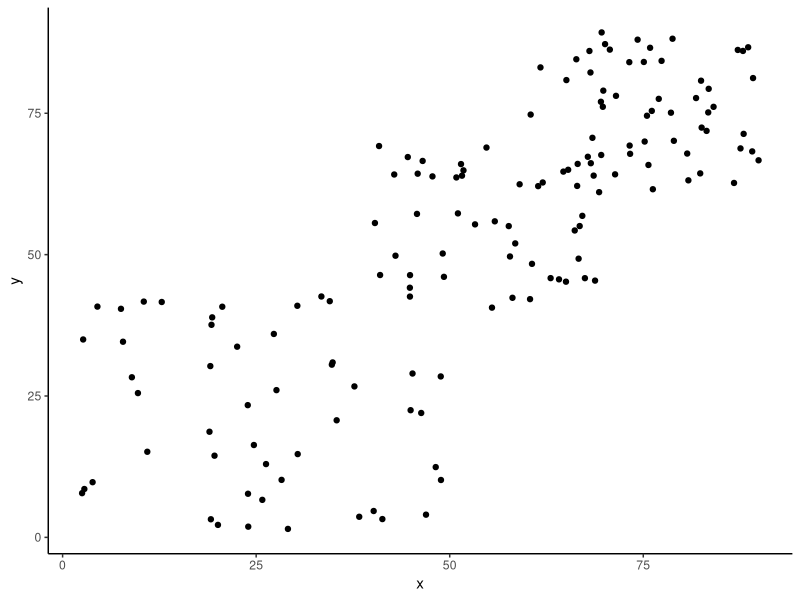

The R source for this figure:
## ---- chunk 1
knitr::opts_chunk$set(echo = TRUE)
library(dplyr)
library(ggplot2)
## ---- chunk 2
#create data from 3 distinct pools
set.seed(47)
x1 <- runif(50, 1, 50)
y1 <- runif(50, 1, 50)
x2 <- runif(50, 40, 70)
y2 <- runif(50, 40, 70)
x3 <- runif(50, 60, 90)
y3 <- runif(50, 60, 90)

#combine
x <- c(x1, x2, x3)
y <- c(y1, y2, y3)

#create df
df <- cbind(x,y)
df <- as.data.frame(df)

#plot
ggplot(data = df, aes(x, y)) + 
  geom_point() + 
  theme(panel.grid.major = element_blank(), panel.grid.minor = element_blank(),
        panel.background = element_blank(), axis.line = element_line(colour = "black"))
## ---- chunk 3
#define euclidean distance function
euc.dist <- function(x1, x2){
  distance <- sqrt(sum((x1 - x2)^2))
  return(distance)
}

#wrap everything in a function
kmeans <- function(df,k,runs){
  
  n <- nrow(df)
  
  #choose centroid
  set.seed(47)
  cent.x <- runif(k, 1, 100)
  cent.y <- runif(k, 1, 100)
  centroids <- as.data.frame(cbind(cent.x, cent.y))

#the algorithm
for(i in 1:runs){
   #calculate distance
    dm <- matrix(NA, n, nrow(centroids))
    
    for(j in 1:nrow(centroids)){
      for(i in 1:n){
        dm[i,j] <- euc.dist(df[i,], centroids[j,])
      }
    }
    dm <- as.data.frame(dm)
    
    #find clusters
    clust <- NULL
    clust <- apply(dm, 1, which.min)
    
    #bind cluster assignment to original dataframe
    df_new <- cbind(df, clust)
    
    #recalculate new centroids
    for(i in 1:k){
      test <- df_new %>%
        filter(clust == i) %>%
        colMeans()
      test <- t(as.matrix(test))[,-3]
      centroids[i,] <- test
    }
}
  #plot
    print(ggplot(data = df_new, aes(x,y)) + 
      geom_point(col = clust) + 
      theme(panel.grid.major = element_blank(), panel.grid.minor = element_blank(),
        panel.background = element_blank(), axis.line = element_line(colour = "black")))
}
